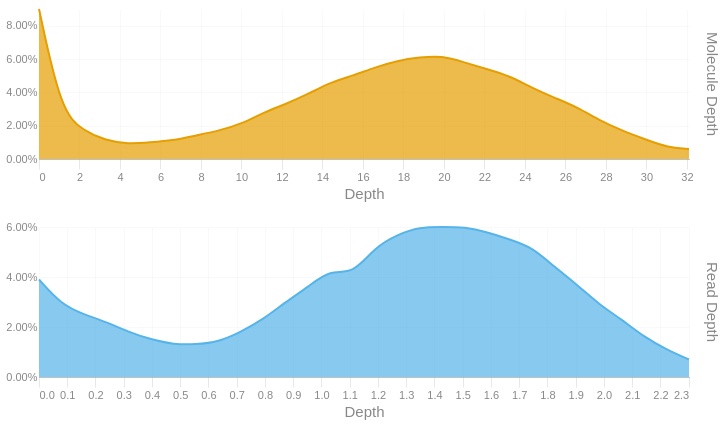

Here is the notebook cell this chart was saved with:
### Code cell
readdep = depth_hist(tb['Read Depth'], q99, 3)
readdep = readdep.with_columns(pl.lit('Read Depth').alias('Metric'))
if not SKIPLR:
    moldep = depth_hist(tb['Molecule Depth'], mol_q99, 1)
    moldep = moldep.with_columns(pl.lit('Molecule Depth').alias('Metric'))
    _hist = pl.concat([readdep, moldep])
    _hist = _hist.filter(pl.col('Proportion') != 0)
    with SafeRender(_hist):
        (
            alt.Chart(_hist)        
            .mark_area(interpolate = "basis")
            .encode(
                x=alt.X('Bin:Q').scale(domainMin=0).axis(alt.Axis(title='Depth')),
                y = alt.Y('Proportion:Q', title = None).axis(format = '.2%'),
                color = alt.Color('Metric:N').legend(None),
                row = alt.Row("Metric:N").header(title = None, labelOrient = 'right'),
                tooltip = [
                    alt.Tooltip("Metric:N", title = "Metric"),
                    alt.Tooltip('Interval:N', title = "Depth Interval"),
                    alt.Tooltip('Proportion:Q', title = "% Alignments").format('.2%')
                ]
            )
            .resolve_scale(x='independent', y='independent')
            .properties(
                height = 150, width = 650,
                usermeta={'embedOptions': {'downloadFileName': f'{samplename}.depth.hist'}}
            )
        ).display()
else:
    readdep = readdep.filter(pl.col('Proportion') != 0)
    with SafeRender(readdep):
        (
            alt.Chart(readdep)        
            .mark_area(interpolate = "basis")
            .encode(
                x=alt.X('Bin:Q').scale(domainMin=0).axis(alt.Axis(title='Depth')),
                y = alt.Y('Proportion:Q', title = None).axis(format = '.2%'),
                tooltip = [
                    alt.Tooltip('Interval:N', title = "Depth Interval"),
                    alt.Tooltip('Proportion:Q', title = "% Alignments").format('.2%')
                ]
            )
            .properties(
                usermeta={'embedOptions': {'downloadFileName': f'{samplename}.depth.hist'}}
            )
        ).display()

### Figure 1 — Vega-Lite specification as saved in the notebook (floating-point values rounded to 4 significant figures)
{"width": 650, "height": 150, "config": {"title": {"anchor": "start", "dy": -15, "fontSize": 18, "color": "#888888", "subtitleColor": "#888888", "subtitleFontSize": 14}, "arc": {"fill": "#0072B2"}, "axis": {"domainColor": "#888888", "domainWidth": 0.5, "gridWidth": 0.2, "grid": false, "titleFontWeight": 400, "titleFontSize": 15, "labelFontSize": 11, "labelColor": "#888888", "tickColor": "#888888", "tickWidth": 0.2, "titleColor": "#888888"}, "axisBand": {"grid": false}, "axisX": {"grid": true, "tickSize": 10, "domainCap": "round"}, "axisY": {"domain": false, "grid": true, "tickSize": 0, "domainCap": "round"}, "background": "transparent", "header": {"labelFontSize": 15, "labelColor": "#888888", "titleFontSize": 15, "titleFontWeight": 600, "titleColor": "#888888"}, "legend": {"labelFont": "sans-serif", "labelFontSize": 12, "labelColor": "#888888", "symbolSize": 100, "symbolType": "circle", "titleFontSize": 12, "titlePadding": 10, "titleColor": "#888888", "title": null}, "range": {"category": ["#E69F00", "#56B4E9", "#009E73", "#F0E442", "#0072B2", "#D55E00", "#CC79A7", "#000000"], "diverging": ["#cfe8f3", "#a2d4ec", "#73bfe2", "#46abdb", "#1696d2", "#12719e"]}, "area": {"fill": "#0072B2", "fillOpacity": 0.7, "line": true, "strokeOpacity": 0.7}, "line": {"color": "#0072B2", "stroke": "#0072B2", "strokeWidth": 2}, "trail": {"color": "#0072B2", "stroke": "#0072B2", "strokeWidth": 0, "size": 1}, "point": {"filled": true, "fillOpacity": 1.0, "size": 95}, "text": {"color": "#888888", "fontSize": 11, "align": "right", "fontWeight": 400, "size": 11}, "bar": {"fill": "#0072B2", "stroke": null}, "view": {"stroke": null, "continuousWidth": 660, "continuousHeight": 400}}, "data": {"name": "data-93349a80b28c8b659145174ed0f61a70"}, "mark": {"type": "area", "interpolate": "basis"}, "encoding": {"color": {"field": "Metric", "legend": null, "type": "nominal"}, "row": {"field": "Metric", "header": {"title": null, "labelOrient": "right"}, "type": "nominal"}, "tooltip": [{"field": "Metric", "title": "Metric", "type": "nominal"}, {"field": "Interval", "title": "Depth Interval", "type": "nominal"}, {"field": "Proportion", "format": ".2%", "title": "% Alignments", "type": "quantitative"}], "x": {"axis": {"title": "Depth"}, "field": "Bin", "scale": {"domainMin": 0}, "type": "quantitative"}, "y": {"axis": {"format": ".2%"}, "field": "Proportion", "title": null, "type": "quantitative"}}, "resolve": {"scale": {"x": "independent", "y": "independent"}}, "usermeta": {"embedOptions": {"downloadFileName": "TF26LRJL0050_50B_H_10484332_23Y22YLT4_L7.depth.hist"}}, "$schema": "https://vega.github.io/schema/vega-lite/v6.4.1.json", "datasets": {"data-93349a80b28c8b659145174ed0f61a70": [{"Bin": 0.0, "Interval": "0.0-0.079", "Proportion": 0.039, "Metric": "Read Depth"}, {"Bin": 0.079, "Interval": "0.079-0.159", "Proportion": 0.029, "Metric": "Read Depth"}, {"Bin": 0.159, "Interval": "0.159-0.238", "Proportion": 0.025, "Metric": "Read Depth"}, {"Bin": 0.238, "Interval": "0.238-0.317", "Proportion": 0.022, "Metric": "Read Depth"}, {"Bin": 0.317, "Interval": "0.317-0.397", "Proportion": 0.018, "Metric": "Read Depth"}, {"Bin": 0.397, "Interval": "0.397-0.476", "Proportion": 0.015, "Metric": "Read Depth"}, {"Bin": 0.476, "Interval": "0.476-0.555", "Proportion": 0.013, "Metric": "Read Depth"}, {"Bin": 0.555, "Interval": "0.555-0.635", "Proportion": 0.013, "Metric": "Read Depth"}, {"Bin": 0.635, "Interval": "0.635-0.714", "Proportion": 0.014, "Metric": "Read Depth"}, {"Bin": 0.714, "Interval": "0.714-0.793", "Proportion": 0.018, "Metric": "Read Depth"}, {"Bin": 0.793, "Interval": "0.793-0.873", "Proportion": 0.023, "Metric": "Read Depth"}, {"Bin": 0.873, "Interval": "0.873-0.952", "Proportion": 0.03, "Metric": "Read Depth"}, {"Bin": 0.952, "Interval": "0.952-1.031", "Proportion": 0.036, "Metric": "Read Depth"}, {"Bin": 1.031, "Interval": "1.031-1.111", "Proportion": 0.043, "Metric": "Read Depth"}, {"Bin": 1.111, "Interval": "1.111-1.19", "Proportion": 0.041, "Metric": "Read Depth"}, {"Bin": 1.19, "Interval": "1.19-1.269", "Proportion": 0.052, "Metric": "Read Depth"}, {"Bin": 1.269, "Interval": "1.269-1.349", "Proportion": 0.057, "Metric": "Read Depth"}, {"Bin": 1.349, "Interval": "1.349-1.428", "Proportion": 0.06, "Metric": "Read Depth"}, {"Bin": 1.428, "Interval": "1.428-1.507", "Proportion": 0.06, "Metric": "Read Depth"}, {"Bin": 1.507, "Interval": "1.507-1.587", "Proportion": 0.06, "Metric": "Read Depth"}, {"Bin": 1.587, "Interval": "1.587-1.666", "Proportion": 0.058, "Metric": "Read Depth"}, {"Bin": 1.666, "Interval": "1.666-1.745", "Proportion": 0.055, "Metric": "Read Depth"}, {"Bin": 1.745, "Interval": "1.745-1.825", "Proportion": 0.052, "Metric": "Read Depth"}, {"Bin": 1.825, "Interval": "1.825-1.904", "Proportion": 0.044, "Metric": "Read Depth"}, {"Bin": 1.904, "Interval": "1.904-1.983", "Proportion": 0.037, "Metric": "Read Depth"}, {"Bin": 1.983, "Interval": "1.983-2.063", "Proportion": 0.029, "Metric": "Read Depth"}, {"Bin": 2.063, "Interval": "2.063-2.142", "Proportion": 0.023, "Metric": "Read Depth"}, {"Bin": 2.142, "Interval": "2.142-2.221", "Proportion": 0.016, "Metric": "Read Depth"}, {"Bin": 2.221, "Interval": "2.221-2.301", "Proportion": 0.011, "Metric": "Read Depth"}, {"Bin": 2.301, "Interval": "2.301-2.38", "Proportion": 0.007, "Metric": "Read Depth"}, {"Bin": 0.0, "Interval": "0.0-1.1", "Proportion": 0.09, "Metric": "Molecule Depth"}, {"Bin": 1.1, "Interval": "1.1-2.2", "Proportion": 0.028, "Metric": "Molecule Depth"}, {"Bin": 2.2, "Interval": "2.2-3.3", "Proportion": 0.017, "Metric": "Molecule Depth"}, {"Bin": 3.3, "Interval": "3.3-4.4", "Proportion": 0.011, "Metric": "Molecule Depth"}, {"Bin": 4.4, "Interval": "4.4-5.5", "Proportion": 0.009, "Metric": "Molecule Depth"}, {"Bin": 5.5, "Interval": "5.5-6.6", "Proportion": 0.01, "Metric": "Molecule Depth"}, {"Bin": 6.6, "Interval": "6.6-7.7", "Proportion": 0.011, "Metric": "Molecule Depth"}, {"Bin": 7.7, "Interval": "7.7-8.9", "Proportion": 0.014, "Metric": "Molecule Depth"}, {"Bin": 8.9, "Interval": "8.9-10.0", "Proportion": 0.017, "Metric": "Molecule Depth"}, {"Bin": 10.0, "Interval": "10.0-11.1", "Proportion": 0.021, "Metric": "Molecule Depth"}, {"Bin": 11.1, "Interval": "11.1-12.2", "Proportion": 0.028, "Metric": "Molecule Depth"}, {"Bin": 12.2, "Interval": "12.2-13.3", "Proportion": 0.033, "Metric": "Molecule Depth"}, {"Bin": 13.3, "Interval": "13.3-14.4", "Proportion": 0.039, "Metric": "Molecule Depth"}, {"Bin": 14.4, "Interval": "14.4-15.5", "Proportion": 0.046, "Metric": "Molecule Depth"}, {"Bin": 15.5, "Interval": "15.5-16.6", "Proportion": 0.05, "Metric": "Molecule Depth"}, {"Bin": 16.6, "Interval": "16.6-17.7", "Proportion": 0.055, "Metric": "Molecule Depth"}, {"Bin": 17.7, "Interval": "17.7-18.8", "Proportion": 0.059, "Metric": "Molecule Depth"}, {"Bin": 18.8, "Interval": "18.8-19.9", "Proportion": 0.061, "Metric": "Molecule Depth"}, {"Bin": 19.9, "Interval": "19.9-21.0", "Proportion": 0.062, "Metric": "Molecule Depth"}, {"Bin": 21.0, "Interval": "21.0-22.1", "Proportion": 0.058, "Metric": "Molecule Depth"}, {"Bin": 22.1, "Interval": "22.1-23.2", "Proportion": 0.054, "Metric": "Molecule Depth"}, {"Bin": 23.2, "Interval": "23.2-24.3", "Proportion": 0.05, "Metric": "Molecule Depth"}, {"Bin": 24.3, "Interval": "24.3-25.4", "Proportion": 0.043, "Metric": "Molecule Depth"}, {"Bin": 25.4, "Interval": "25.4-26.6", "Proportion": 0.037, "Metric": "Molecule Depth"}, {"Bin": 26.6, "Interval": "26.6-27.7", "Proportion": 0.031, "Metric": "Molecule Depth"}, {"Bin": 27.7, "Interval": "27.7-28.8", "Proportion": 0.023, "Metric": "Molecule Depth"}, {"Bin": 28.8, "Interval": "28.8-29.9", "Proportion": 0.017, "Metric": "Molecule Depth"}, {"Bin": 29.9, "Interval": "29.9-31.0", "Proportion": 0.012, "Metric": "Molecule Depth"}, {"Bin": 31.0, "Interval": "31.0-32.1", "Proportion": 0.007, "Metric": "Molecule Depth"}, {"Bin": 32.1, "Interval": "32.1-33.19", "Proportion": 0.006, "Metric": "Molecule Depth"}]}}
